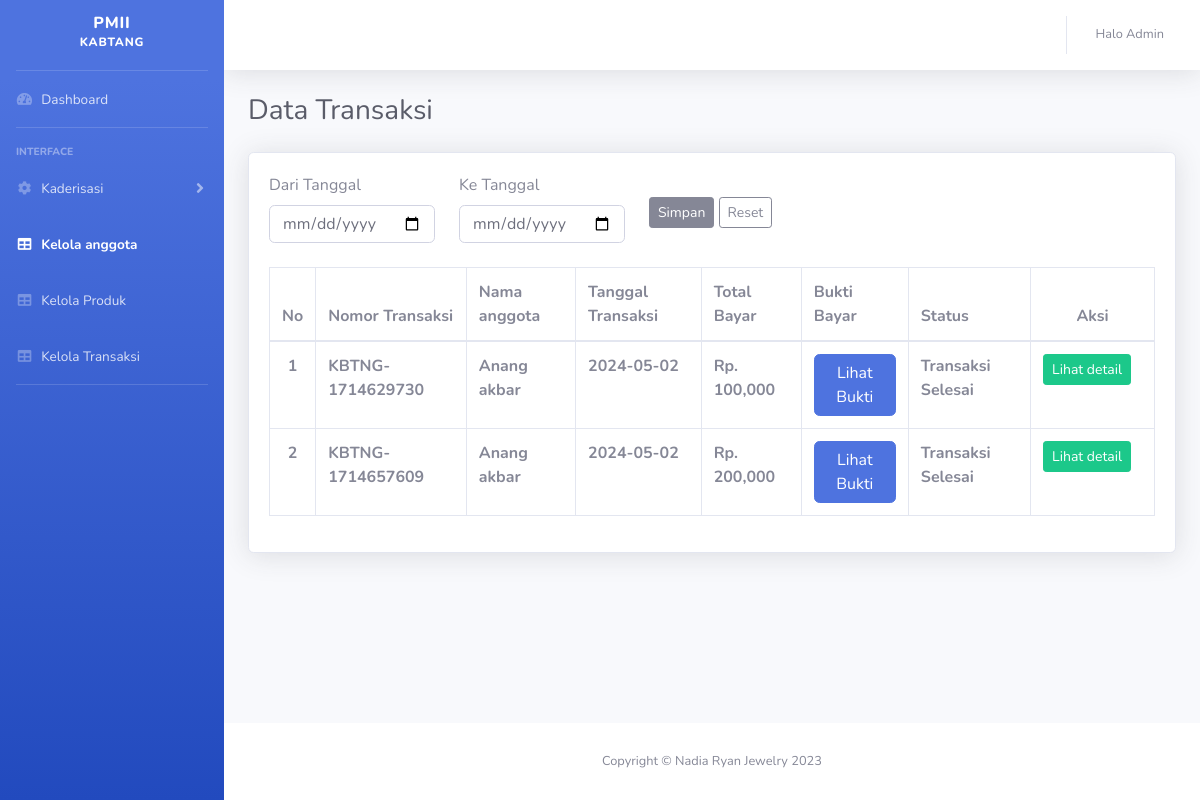
/admin/daftar_transaksi.php (signed in), run on the app's committed database.
### tables this page shows
CREATE TABLE `transaksi` (
  `id_transaksi` int NOT NULL,
  `id_pesanan` varchar(20) DEFAULT NULL,
  `id_user` int NOT NULL,
  `id_produk` int NOT NULL,
  `tanggal_transaksi` date NOT NULL,
  `total_transaksi` int NOT NULL,
  `bukti_bayar` varchar(50) NOT NULL,
  `komisariat` varchar(100) NOT NULL,
  `status_transaksi` varchar(50) NOT NULL
);

CREATE TABLE `user` (
  `id_user` int NOT NULL,
  `nik` int NOT NULL,
  `npm` int NOT NULL,
  `nama_user` varchar(100) NOT NULL,
  `email` varchar(100) NOT NULL,
  `password` varchar(100) NOT NULL,
  `nomor_hp` varchar(20) NOT NULL,
  `ttl` varchar(40) NOT NULL,
  `asal_kampus` varchar(50) NOT NULL,
  `alamat` varchar(100) NOT NULL,
  `status` varchar(50) NOT NULL,
  `pengajuan` varchar(20) NOT NULL DEFAULT 'no',
  `level` int NOT NULL DEFAULT '1'
);

### config.php (called while the page is built)
<?php
function koneksi()
{
  $conn = new mysqli('localhost', 'root', '', 'pmii') or die('Koneksi Gagal');
  return $conn;
}
function sql($sql)
{
  $conn = koneksi();
  $query = $conn->query($sql) or die(mysqli_error($conn));
  return $query;
}

### admin/daftar_transaksi.php (the view, shortened to what this page needs)
<?php
require "../config.php";
$no = 1;
?>
<?php include "header.php"; ?>
<div class="container-fluid">
  <div class="d-sm-flex align-items-center justify-content-between mb-4">
    <h1 class="h3 mb-0 text-gray-800">Data Transaksi</h1>
  </div>
  <div class="card shadow mb-4">
    <div class="card-body">
      <form class="row g-3" action="" method="post">
        <div class="col-auto">
          <label for="">Dari Tanggal</label>
          <input type="date" class="form-control" name="t_awal" required>
        </div>
        <div class="col-auto">
          <label for="">Ke Tanggal</label>
          <input type="date" class="form-control" name="t_akhir" required>
        </div>
        <div class="col-auto mt-4">
          <button type="submit" class="btn btn-secondary btn-sm" name="simpan">Simpan</button>
          <a href="daftar_transaksi.php" class="btn btn-outline-secondary btn-sm">Reset</a>
        </div>
      </form>
      <?php
      if (isset($_POST['simpan'])) {
        $_SESSION["awal"] = $_POST["t_awal"];
        $_SESSION["akhir"] = $_POST["t_akhir"];
        $sql_produk = sql("SELECT * FROM transaksi
                INNER JOIN user ON transaksi.id_user=user.id_user
                WHERE transaksi.tanggal_transaksi BETWEEN '$_SESSION[awal]' AND '$_SESSION[akhir]'
                ORDER BY transaksi.tanggal_transaksi
                ");
      } else {
        $sql_produk = sql("SELECT * FROM transaksi INNER JOIN user ON transaksi.id_user=user.id_user ORDER BY `transaksi`.`tanggal_transaksi` DESC");
      }
      ?>
      <br>
      <div class="table-responsive">
        <table class="table table-bordered" id="myTable" width="100%" cellspacing="0">
          <thead>
            <tr>
              <th width=5%>No</th>
              <th>Nomor Transaksi</th>
              <th>Nama anggota</th>
              <th>Tanggal Transaksi</th>
              <th>Total Bayar</th>
              <th>Bukti Bayar</th>
              <th>Status</th>
              <th width=14% class="text-center">Aksi</th>
            </tr>
          </thead>
          <tbody>
            <?php foreach ($sql_produk as $transaksi) : ?>
              <tr>
                <th class="text-center"><?= $no; ?></th>
                <th><?= $transaksi['id_pesanan']; ?></th>
                <th><?= $transaksi['nama_user']; ?></th>
                <th><?= $transaksi['tanggal_transaksi']; ?></th>
                <th>Rp. <?= number_format($transaksi['total_transaksi']); ?></th>
                <th>
                  <button type="button" class="btn btn-primary" data-toggle="modal" data-target="#lihatbuktiModal<?= $transaksi['id_transaksi'] ?>">
                    Lihat Bukti
                  </button>
                </th>
                <th><?= $transaksi['status_transaksi']; ?></th>
                <td>
                  <?php if ($transaksi['status_transaksi'] == 'Belum Diproses') { ?>
                    <a href="detail_transaksi.php?id=<?= $transaksi['id_transaksi']; ?>" class="btn btn-info btn-sm">
                      <span class="text">Proses Transaksi</span>
                    </a>
                  <?php } else { ?>
                    <a href="detail_transaksi.php?id=<?= $transaksi['id_transaksi']; ?>" class="btn btn-success btn-sm">
                      <span class="text">Lihat detail</span>
                    </a>
                  <?php } ?>
                </td>
              </tr>
            <?php
              $no++;
            endforeach ?>
          </tbody>
        </table>
      </div>
    </div>
  </div>
</div>
</div>
<footer class="sticky-footer bg-white">
  <div class="container my-auto">
    <div class="copyright text-center my-auto">
      <span>Copyright &copy; Nadia Ryan Jewelry 2023</span>
    </div>
  </div>
</footer>
</div>
</div>
</body>
</html>

### data on the page
transaksi: id_pesanan "KBTNG-1714629730", id_user.nama_user "Anang akbar", tanggal_transaksi "2024-05-02", total_transaksi "100,000", status_transaksi "Transaksi Selesai"
transaksi: id_pesanan "KBTNG-1714657609", id_user.nama_user "Anang akbar", tanggal_transaksi "2024-05-02", total_transaksi "200,000", status_transaksi "Transaksi Selesai"
